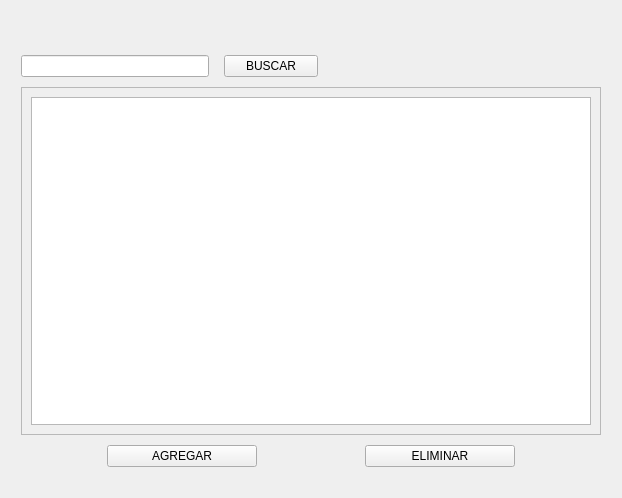
<?xml version="1.0" encoding="UTF-8"?>
<ui version="4.0">
 <class>Lista_Usuarios</class>
 <widget class="QWidget" name="Lista_Usuarios">
  <property name="geometry">
   <rect>
    <x>0</x>
    <y>0</y>
    <width>622</width>
    <height>498</height>
   </rect>
  </property>
  <property name="windowTitle">
   <string>Form</string>
  </property>
  <layout class="QGridLayout" name="gridLayout_5">
   <item row="0" column="0">
    <layout class="QGridLayout" name="gridLayout" columnstretch="0">
     <property name="leftMargin">
      <number>10</number>
     </property>
     <property name="topMargin">
      <number>20</number>
     </property>
     <property name="rightMargin">
      <number>10</number>
     </property>
     <property name="bottomMargin">
      <number>20</number>
     </property>
     <property name="verticalSpacing">
      <number>10</number>
     </property>
     <item row="2" column="0">
      <layout class="QGridLayout" name="ListaUsuarios">
       <item row="0" column="0">
        <widget class="QScrollArea" name="scrollArea">
         <property name="widgetResizable">
          <bool>true</bool>
         </property>
         <widget class="QWidget" name="scrollAreaWidgetContents">
          <property name="geometry">
           <rect>
            <x>0</x>
            <y>0</y>
            <width>580</width>
            <height>334</height>
           </rect>
          </property>
          <property name="maximumSize">
           <size>
            <width>598</width>
            <height>350</height>
           </size>
          </property>
          <layout class="QGridLayout" name="gridLayout_8">
           <item row="0" column="0">
            <layout class="QGridLayout" name="gridLayout_7">
             <item row="0" column="0">
              <widget class="QTableWidget" name="Datos_Empleados">
               <attribute name="verticalHeaderVisible">
                <bool>false</bool>
               </attribute>
              </widget>
             </item>
            </layout>
           </item>
          </layout>
         </widget>
        </widget>
       </item>
      </layout>
     </item>
     <item row="1" column="0">
      <layout class="QGridLayout" name="gridLayout_4">
       <item row="0" column="0">
        <layout class="QGridLayout" name="gridLayout_6" rowstretch="0" columnstretch="2,1,3">
         <property name="horizontalSpacing">
          <number>15</number>
         </property>
         <item row="0" column="1">
          <widget class="QPushButton" name="BUSCAR">
           <property name="text">
            <string>BUSCAR</string>
           </property>
          </widget>
         </item>
         <item row="0" column="0">
          <widget class="QLineEdit" name="Buscar"/>
         </item>
         <item row="0" column="2">
          <spacer name="horizontalSpacer">
           <property name="orientation">
            <enum>Qt::Orientation::Horizontal</enum>
           </property>
           <property name="sizeHint" stdset="0">
            <size>
             <width>40</width>
             <height>20</height>
            </size>
           </property>
          </spacer>
         </item>
        </layout>
       </item>
      </layout>
     </item>
     <item row="3" column="0">
      <layout class="QGridLayout" name="BOTONES" columnstretch="4,2,5,2,4">
       <item row="0" column="1">
        <widget class="QPushButton" name="AGREGAR">
         <property name="minimumSize">
          <size>
           <width>150</width>
           <height>0</height>
          </size>
         </property>
         <property name="text">
          <string>AGREGAR</string>
         </property>
        </widget>
       </item>
       <item row="0" column="3">
        <widget class="QPushButton" name="ELIMINAR">
         <property name="minimumSize">
          <size>
           <width>150</width>
           <height>0</height>
          </size>
         </property>
         <property name="text">
          <string>ELIMINAR</string>
         </property>
        </widget>
       </item>
       <item row="0" column="2">
        <spacer name="horizontalSpacer_3">
         <property name="orientation">
          <enum>Qt::Orientation::Horizontal</enum>
         </property>
         <property name="sizeHint" stdset="0">
          <size>
           <width>40</width>
           <height>20</height>
          </size>
         </property>
        </spacer>
       </item>
       <item row="0" column="0">
        <spacer name="horizontalSpacer_2">
         <property name="orientation">
          <enum>Qt::Orientation::Horizontal</enum>
         </property>
         <property name="sizeHint" stdset="0">
          <size>
           <width>40</width>
           <height>20</height>
          </size>
         </property>
        </spacer>
       </item>
       <item row="0" column="4">
        <spacer name="horizontalSpacer_4">
         <property name="orientation">
          <enum>Qt::Orientation::Horizontal</enum>
         </property>
         <property name="sizeHint" stdset="0">
          <size>
           <width>40</width>
           <height>20</height>
          </size>
         </property>
        </spacer>
       </item>
      </layout>
     </item>
     <item row="0" column="0">
      <layout class="QGridLayout" name="gridLayout_2">
       <item row="0" column="0">
        <widget class="QLabel" name="label">
         <property name="text">
          <string/>
         </property>
         <property name="alignment">
          <set>Qt::AlignmentFlag::AlignRight|Qt::AlignmentFlag::AlignTrailing|Qt::AlignmentFlag::AlignVCenter</set>
         </property>
        </widget>
       </item>
      </layout>
     </item>
    </layout>
   </item>
  </layout>
 </widget>
 <resources/>
 <connections/>
</ui>
